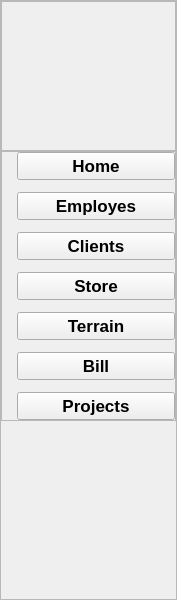
    <widget class="QWidget" name="leftMenu" native="true">
     <property name="geometry">
      <rect>
       <x>20</x>
       <y>10</y>
       <width>177</width>
       <height>600</height>
      </rect>
     </property>
     <property name="minimumSize">
      <size>
       <width>177</width>
       <height>600</height>
      </size>
     </property>
     <property name="maximumSize">
      <size>
       <width>177</width>
       <height>600</height>
      </size>
     </property>
     <property name="styleSheet">
      <string notr="true"/>
     </property>
     <layout class="QVBoxLayout" name="verticalLayout_11">
      <property name="spacing">
       <number>0</number>
      </property>
      <property name="leftMargin">
       <number>0</number>
      </property>
      <property name="topMargin">
       <number>0</number>
      </property>
      <property name="rightMargin">
       <number>0</number>
      </property>
      <property name="bottomMargin">
       <number>0</number>
      </property>
      <item>
       <widget class="QFrame" name="frame_15">
        <property name="frameShape">
         <enum>QFrame::StyledPanel</enum>
        </property>
        <property name="frameShadow">
         <enum>QFrame::Raised</enum>
        </property>
        <layout class="QVBoxLayout" name="verticalLayout_12">
         <property name="spacing">
          <number>0</number>
         </property>
         <property name="leftMargin">
          <number>0</number>
         </property>
         <property name="topMargin">
          <number>0</number>
         </property>
         <property name="rightMargin">
          <number>0</number>
         </property>
         <property name="bottomMargin">
          <number>0</number>
         </property>
         <item>
          <widget class="QFrame" name="frame_16">
           <property name="minimumSize">
            <size>
             <width>150</width>
             <height>150</height>
            </size>
           </property>
           <property name="maximumSize">
            <size>
             <width>200</width>
             <height>150</height>
            </size>
           </property>
           <property name="frameShape">
            <enum>QFrame::StyledPanel</enum>
           </property>
           <property name="frameShadow">
            <enum>QFrame::Raised</enum>
           </property>
           <widget class="QLabel" name="label_44">
            <property name="geometry">
             <rect>
              <x>-20</x>
              <y>-40</y>
              <width>230</width>
              <height>230</height>
             </rect>
            </property>
            <property name="minimumSize">
             <size>
              <width>230</width>
              <height>230</height>
             </size>
            </property>
            <property name="maximumSize">
             <size>
              <width>230</width>
              <height>230</height>
             </size>
            </property>
            <property name="text">
             <string/>
            </property>
            <property name="pixmap">
             <pixmap>logo.png</pixmap>
            </property>
            <property name="scaledContents">
             <bool>true</bool>
            </property>
           </widget>
          </widget>
         </item>
         <item alignment="Qt::AlignTop">
          <widget class="QFrame" name="frame_17">
           <property name="frameShape">
            <enum>QFrame::StyledPanel</enum>
           </property>
           <property name="frameShadow">
            <enum>QFrame::Raised</enum>
           </property>
           <layout class="QVBoxLayout" name="verticalLayout_13">
            <property name="spacing">
             <number>12</number>
            </property>
            <property name="leftMargin">
             <number>15</number>
            </property>
            <property name="topMargin">
             <number>0</number>
            </property>
            <property name="rightMargin">
             <number>0</number>
            </property>
            <property name="bottomMargin">
             <number>0</number>
            </property>
            <item>
             <widget class="QPushButton" name="pushButton_12">
              <property name="font">
               <font>
                <pointsize>13</pointsize>
                <weight>75</weight>
                <bold>true</bold>
               </font>
              </property>
              <property name="text">
               <string>Home</string>
              </property>
              <property name="icon">
               <iconset resource="resources.qrc">
                <normaloff>:/whiteIcons/assets/icons/white/home.svg</normaloff>:/whiteIcons/assets/icons/white/home.svg</iconset>
              </property>
              <property name="iconSize">
               <size>
                <width>24</width>
                <height>24</height>
               </size>
              </property>
             </widget>
            </item>
            <item>
             <widget class="QPushButton" name="pushButton_13">
              <property name="font">
               <font>
                <pointsize>13</pointsize>
                <weight>75</weight>
                <bold>true</bold>
               </font>
              </property>
              <property name="text">
               <string>Employes</string>
              </property>
              <property name="iconSize">
               <size>
                <width>24</width>
                <height>24</height>
               </size>
              </property>
             </widget>
            </item>
            <item>
             <widget class="QPushButton" name="pushButton_14">
              <property name="font">
               <font>
                <pointsize>13</pointsize>
                <weight>75</weight>
                <bold>true</bold>
               </font>
              </property>
              <property name="text">
               <string>Clients</string>
              </property>
              <property name="iconSize">
               <size>
                <width>24</width>
                <height>24</height>
               </size>
              </property>
             </widget>
            </item>
            <item>
             <widget class="QPushButton" name="pushButton_15">
              <property name="font">
               <font>
                <pointsize>13</pointsize>
                <weight>75</weight>
                <bold>true</bold>
               </font>
              </property>
              <property name="text">
               <string>Store</string>
              </property>
              <property name="iconSize">
               <size>
                <width>24</width>
                <height>24</height>
               </size>
              </property>
             </widget>
            </item>
            <item>
             <widget class="QPushButton" name="pushButton_16">
              <property name="font">
               <font>
                <pointsize>13</pointsize>
                <weight>75</weight>
                <bold>true</bold>
               </font>
              </property>
              <property name="text">
               <string>Terrain</string>
              </property>
             </widget>
            </item>
            <item>
             <widget class="QPushButton" name="pushButton_17">
              <property name="font">
               <font>
                <pointsize>13</pointsize>
                <weight>75</weight>
                <bold>true</bold>
               </font>
              </property>
              <property name="text">
               <string>Bill</string>
              </property>
             </widget>
            </item>
            <item>
             <widget class="QPushButton" name="pushButton_18">
              <property name="font">
               <font>
                <pointsize>13</pointsize>
                <weight>75</weight>
                <bold>true</bold>
               </font>
              </property>
              <property name="text">
               <string>Projects</string>
              </property>
              <property name="iconSize">
               <size>
                <width>24</width>
                <height>24</height>
               </size>
              </property>
             </widget>
            </item>
           </layout>
          </widget>
         </item>
        </layout>
       </widget>
      </item>
     </layout>
    </widget>
